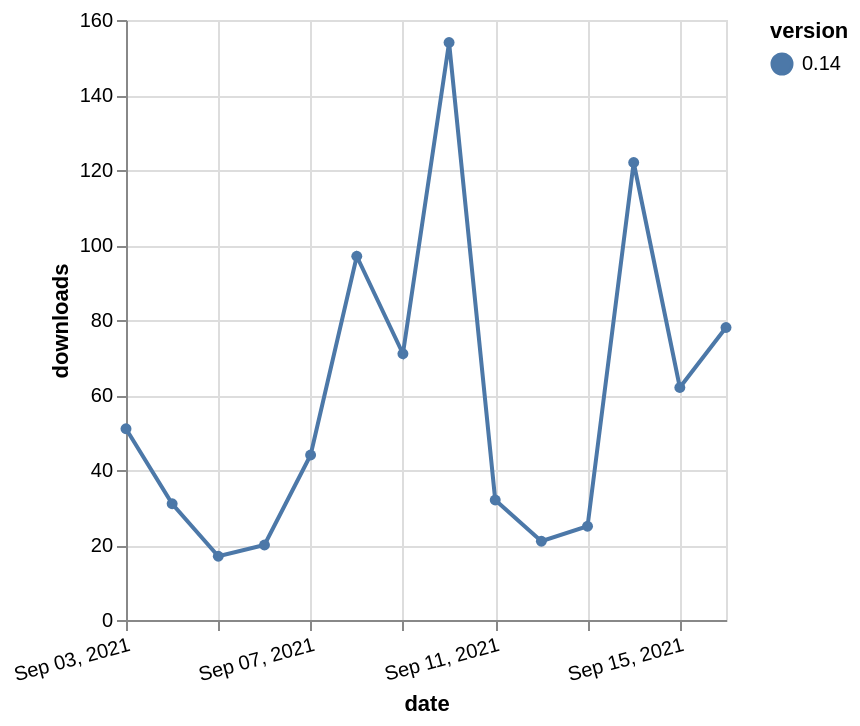

Write a Vega-Lite specification for this figure.
### Vega-Lite specification from a JSON file in a GitHub repository (floating-point values rounded to 4 significant figures)
{"$schema": "https://vega.github.io/schema/vega-lite/v5.json", "description": "A simple bar chart with embedded data.", "data": {"values": [{"date": "2021-09-03", "total": 80946, "delta": 51, "version": "0.14"}, {"date": "2021-09-04", "total": 80977, "delta": 31, "version": "0.14"}, {"date": "2021-09-05", "total": 80994, "delta": 17, "version": "0.14"}, {"date": "2021-09-06", "total": 81014, "delta": 20, "version": "0.14"}, {"date": "2021-09-07", "total": 81058, "delta": 44, "version": "0.14"}, {"date": "2021-09-08", "total": 81155, "delta": 97, "version": "0.14"}, {"date": "2021-09-09", "total": 81226, "delta": 71, "version": "0.14"}, {"date": "2021-09-10", "total": 81380, "delta": 154, "version": "0.14"}, {"date": "2021-09-11", "total": 81412, "delta": 32, "version": "0.14"}, {"date": "2021-09-12", "total": 81433, "delta": 21, "version": "0.14"}, {"date": "2021-09-13", "total": 81458, "delta": 25, "version": "0.14"}, {"date": "2021-09-14", "total": 81580, "delta": 122, "version": "0.14"}, {"date": "2021-09-15", "total": 81642, "delta": 62, "version": "0.14"}, {"date": "2021-09-16", "total": 81720, "delta": 78, "version": "0.14"}]}, "width": "container", "mark": {"type": "line", "point": {"filled": true}}, "encoding": {"x": {"field": "date", "type": "temporal", "timeUnit": "yearmonthdate", "title": "date", "axis": {"labelAngle": -15}}, "y": {"field": "delta", "type": "quantitative", "title": "downloads"}, "color": {"field": "version", "type": "nominal"}, "tooltip": {"field": "delta"}}}
